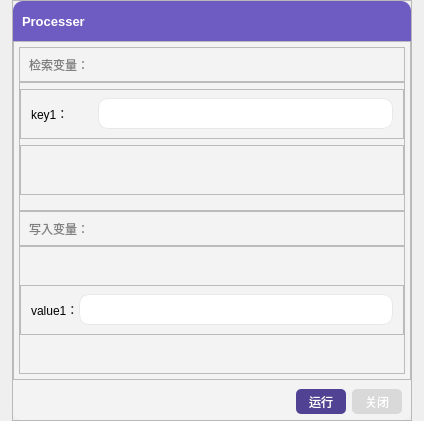
<?xml version="1.0" encoding="UTF-8"?>
<ui version="4.0">
 <class>Processer</class>
 <widget class="QWidget" name="Processer">
  <property name="geometry">
   <rect>
    <x>0</x>
    <y>0</y>
    <width>424</width>
    <height>421</height>
   </rect>
  </property>
  <property name="windowTitle">
   <string>Form</string>
  </property>
  <layout class="QHBoxLayout" name="horizontalLayout">
   <property name="spacing">
    <number>0</number>
   </property>
   <property name="leftMargin">
    <number>0</number>
   </property>
   <property name="topMargin">
    <number>0</number>
   </property>
   <property name="rightMargin">
    <number>0</number>
   </property>
   <property name="bottomMargin">
    <number>0</number>
   </property>
   <item>
    <widget class="QFrame" name="Processer_mainWindow">
     <property name="minimumSize">
      <size>
       <width>400</width>
       <height>0</height>
      </size>
     </property>
     <property name="maximumSize">
      <size>
       <width>400</width>
       <height>16777215</height>
      </size>
     </property>
     <property name="frameShape">
      <enum>QFrame::StyledPanel</enum>
     </property>
     <property name="frameShadow">
      <enum>QFrame::Raised</enum>
     </property>
     <layout class="QVBoxLayout" name="verticalLayout">
      <property name="spacing">
       <number>0</number>
      </property>
      <property name="leftMargin">
       <number>0</number>
      </property>
      <property name="topMargin">
       <number>0</number>
      </property>
      <property name="rightMargin">
       <number>0</number>
      </property>
      <property name="bottomMargin">
       <number>0</number>
      </property>
      <item>
       <widget class="QFrame" name="header">
        <property name="maximumSize">
         <size>
          <width>16777215</width>
          <height>40</height>
         </size>
        </property>
        <property name="styleSheet">
         <string notr="true">*{background-color:rgb(110, 92, 194);
border-top-left-radius:10px;
border-top-right-radius:10px;
border-bottom-left-radius:0px;
border-bottom-right-radius:0px;}</string>
        </property>
        <property name="frameShape">
         <enum>QFrame::StyledPanel</enum>
        </property>
        <property name="frameShadow">
         <enum>QFrame::Raised</enum>
        </property>
        <layout class="QHBoxLayout" name="horizontalLayout_4">
         <item>
          <widget class="QLabel" name="label">
           <property name="font">
            <font>
             <pointsize>10</pointsize>
             <bold>true</bold>
            </font>
           </property>
           <property name="styleSheet">
            <string notr="true">color: rgb(255, 255, 255);</string>
           </property>
           <property name="text">
            <string>Processer</string>
           </property>
          </widget>
         </item>
         <item alignment="Qt::AlignRight|Qt::AlignVCenter">
          <widget class="QPushButton" name="btn_close">
           <property name="minimumSize">
            <size>
             <width>28</width>
             <height>28</height>
            </size>
           </property>
           <property name="maximumSize">
            <size>
             <width>28</width>
             <height>28</height>
            </size>
           </property>
           <property name="styleSheet">
            <string notr="true">*{border-radius:5px;
	font-size:12px;
	color: rgb(255, 255, 255);
	
	background-color:rgb(110, 92, 194);
}

*:hover{
	
	background-color: rgb(94, 80, 168);
}
QPushButton:pressed{
	
	background-color:rgb(84, 71, 148);
}</string>
           </property>
           <property name="text">
            <string/>
           </property>
           <property name="icon">
            <iconset resource="../resource.qrc">
             <normaloff>:/icons/icon/关闭.ico</normaloff>:/icons/icon/关闭.ico</iconset>
           </property>
          </widget>
         </item>
        </layout>
       </widget>
      </item>
      <item>
       <widget class="QFrame" name="main_context">
        <property name="maximumSize">
         <size>
          <width>16777215</width>
          <height>16777215</height>
         </size>
        </property>
        <property name="styleSheet">
         <string notr="true">background-color:rgb(243, 243, 243);</string>
        </property>
        <property name="frameShape">
         <enum>QFrame::StyledPanel</enum>
        </property>
        <property name="frameShadow">
         <enum>QFrame::Raised</enum>
        </property>
        <layout class="QVBoxLayout" name="verticalLayout_2">
         <property name="spacing">
          <number>0</number>
         </property>
         <property name="leftMargin">
          <number>5</number>
         </property>
         <property name="topMargin">
          <number>5</number>
         </property>
         <property name="rightMargin">
          <number>5</number>
         </property>
         <property name="bottomMargin">
          <number>5</number>
         </property>
         <item>
          <widget class="QFrame" name="keyHeader">
           <property name="minimumSize">
            <size>
             <width>0</width>
             <height>0</height>
            </size>
           </property>
           <property name="maximumSize">
            <size>
             <width>10000</width>
             <height>35</height>
            </size>
           </property>
           <property name="frameShape">
            <enum>QFrame::StyledPanel</enum>
           </property>
           <property name="frameShadow">
            <enum>QFrame::Raised</enum>
           </property>
           <layout class="QHBoxLayout" name="horizontalLayout_2">
            <item>
             <widget class="QLabel" name="label_2">
              <property name="styleSheet">
               <string notr="true">color: rgb(127, 127, 127);</string>
              </property>
              <property name="text">
               <string>检索变量：</string>
              </property>
             </widget>
            </item>
           </layout>
          </widget>
         </item>
         <item>
          <widget class="QFrame" name="key_frame">
           <property name="frameShape">
            <enum>QFrame::StyledPanel</enum>
           </property>
           <property name="frameShadow">
            <enum>QFrame::Raised</enum>
           </property>
           <layout class="QVBoxLayout" name="key_grid">
            <property name="spacing">
             <number>0</number>
            </property>
            <property name="leftMargin">
             <number>0</number>
            </property>
            <property name="topMargin">
             <number>0</number>
            </property>
            <property name="rightMargin">
             <number>0</number>
            </property>
            <item>
             <widget class="QFrame" name="key1">
              <property name="maximumSize">
               <size>
                <width>16777215</width>
                <height>50</height>
               </size>
              </property>
              <property name="frameShape">
               <enum>QFrame::StyledPanel</enum>
              </property>
              <property name="frameShadow">
               <enum>QFrame::Raised</enum>
              </property>
              <layout class="QHBoxLayout" name="horizontalLayout_5">
               <property name="spacing">
                <number>0</number>
               </property>
               <property name="leftMargin">
                <number>10</number>
               </property>
               <property name="topMargin">
                <number>0</number>
               </property>
               <property name="rightMargin">
                <number>10</number>
               </property>
               <property name="bottomMargin">
                <number>0</number>
               </property>
               <item>
                <widget class="QLabel" name="label_4">
                 <property name="text">
                  <string>key1：</string>
                 </property>
                </widget>
               </item>
               <item alignment="Qt::AlignRight">
                <widget class="QLineEdit" name="lineEdit">
                 <property name="minimumSize">
                  <size>
                   <width>295</width>
                   <height>31</height>
                  </size>
                 </property>
                 <property name="maximumSize">
                  <size>
                   <width>295</width>
                   <height>16777215</height>
                  </size>
                 </property>
                 <property name="styleSheet">
                  <string notr="true">*{border-radius:10px;
background-color: rgb(255, 255, 255);
border:1px solid rgb(232, 232, 232);
color: rgb(121, 121, 121)}</string>
                 </property>
                </widget>
               </item>
              </layout>
             </widget>
            </item>
            <item>
             <widget class="QFrame" name="key2">
              <property name="maximumSize">
               <size>
                <width>16777215</width>
                <height>50</height>
               </size>
              </property>
              <property name="frameShape">
               <enum>QFrame::StyledPanel</enum>
              </property>
              <property name="frameShadow">
               <enum>QFrame::Raised</enum>
              </property>
             </widget>
            </item>
           </layout>
          </widget>
         </item>
         <item>
          <widget class="QFrame" name="valueHeader">
           <property name="maximumSize">
            <size>
             <width>16777215</width>
             <height>35</height>
            </size>
           </property>
           <property name="frameShape">
            <enum>QFrame::StyledPanel</enum>
           </property>
           <property name="frameShadow">
            <enum>QFrame::Raised</enum>
           </property>
           <layout class="QHBoxLayout" name="horizontalLayout_3">
            <item>
             <widget class="QLabel" name="label_3">
              <property name="styleSheet">
               <string notr="true">color: rgb(127, 127, 127);</string>
              </property>
              <property name="text">
               <string>写入变量：</string>
              </property>
             </widget>
            </item>
           </layout>
          </widget>
         </item>
         <item>
          <widget class="QFrame" name="value_frame">
           <property name="frameShape">
            <enum>QFrame::StyledPanel</enum>
           </property>
           <property name="frameShadow">
            <enum>QFrame::Raised</enum>
           </property>
           <layout class="QVBoxLayout" name="value_grid">
            <property name="spacing">
             <number>0</number>
            </property>
            <property name="leftMargin">
             <number>0</number>
            </property>
            <property name="topMargin">
             <number>0</number>
            </property>
            <property name="rightMargin">
             <number>0</number>
            </property>
            <property name="bottomMargin">
             <number>0</number>
            </property>
            <item>
             <widget class="QFrame" name="key1_2">
              <property name="maximumSize">
               <size>
                <width>16777215</width>
                <height>50</height>
               </size>
              </property>
              <property name="frameShape">
               <enum>QFrame::StyledPanel</enum>
              </property>
              <property name="frameShadow">
               <enum>QFrame::Raised</enum>
              </property>
              <layout class="QHBoxLayout" name="horizontalLayout_6">
               <property name="spacing">
                <number>0</number>
               </property>
               <property name="leftMargin">
                <number>10</number>
               </property>
               <property name="topMargin">
                <number>0</number>
               </property>
               <property name="rightMargin">
                <number>10</number>
               </property>
               <property name="bottomMargin">
                <number>0</number>
               </property>
               <item>
                <widget class="QLabel" name="label_5">
                 <property name="text">
                  <string>value1：</string>
                 </property>
                </widget>
               </item>
               <item>
                <widget class="QLineEdit" name="lineEdit_2">
                 <property name="minimumSize">
                  <size>
                   <width>0</width>
                   <height>31</height>
                  </size>
                 </property>
                 <property name="styleSheet">
                  <string notr="true">*{border-radius:10px;
background-color: rgb(255, 255, 255);
border:1px solid rgb(232, 232, 232);
color: rgb(121, 121, 121)}</string>
                 </property>
                </widget>
               </item>
              </layout>
             </widget>
            </item>
           </layout>
          </widget>
         </item>
        </layout>
       </widget>
      </item>
      <item>
       <widget class="QFrame" name="buttons">
        <property name="maximumSize">
         <size>
          <width>16777215</width>
          <height>40</height>
         </size>
        </property>
        <property name="styleSheet">
         <string notr="true">*{background-color:rgb(243, 243, 243);
border-top-left-radius:0px;
border-top-right-radius:0px;
border-bottom-left-radius:10px;
border-bottom-right-radius:10px;}</string>
        </property>
        <property name="frameShape">
         <enum>QFrame::StyledPanel</enum>
        </property>
        <property name="frameShadow">
         <enum>QFrame::Raised</enum>
        </property>
        <layout class="QHBoxLayout" name="horizontalLayout_7">
         <item>
          <spacer name="horizontalSpacer">
           <property name="orientation">
            <enum>Qt::Horizontal</enum>
           </property>
           <property name="sizeHint" stdset="0">
            <size>
             <width>40</width>
             <height>20</height>
            </size>
           </property>
          </spacer>
         </item>
         <item>
          <widget class="QPushButton" name="btn_operate">
           <property name="minimumSize">
            <size>
             <width>50</width>
             <height>25</height>
            </size>
           </property>
           <property name="styleSheet">
            <string notr="true">*{border-radius:5px;
	font-size:12px;
	color: rgb(255, 255, 255);
	
	background-color:rgb(81, 66, 147) ;
}

*:hover{
	
	background-color: rgb(255, 179, 54);
}
QPushButton:pressed{
	
	background-color: rgb(235, 159, 34);
}</string>
           </property>
           <property name="text">
            <string>运行</string>
           </property>
          </widget>
         </item>
         <item>
          <widget class="QPushButton" name="btn_close2">
           <property name="minimumSize">
            <size>
             <width>50</width>
             <height>25</height>
            </size>
           </property>
           <property name="styleSheet">
            <string notr="true">*{border-radius:5px;
	font-size:12px;
	color: rgb(255, 255, 255);
	
	background-color:rgb(217, 217, 217) ;
}

*:hover{
	
	background-color: rgb(223, 145, 146);
}
QPushButton:pressed{
	
	background-color: rgb(203, 125, 126);
}</string>
           </property>
           <property name="text">
            <string>关闭</string>
           </property>
          </widget>
         </item>
        </layout>
       </widget>
      </item>
     </layout>
    </widget>
   </item>
  </layout>
 </widget>
 <resources>
  <include location="../resource.qrc"/>
 </resources>
 <connections/>
</ui>
